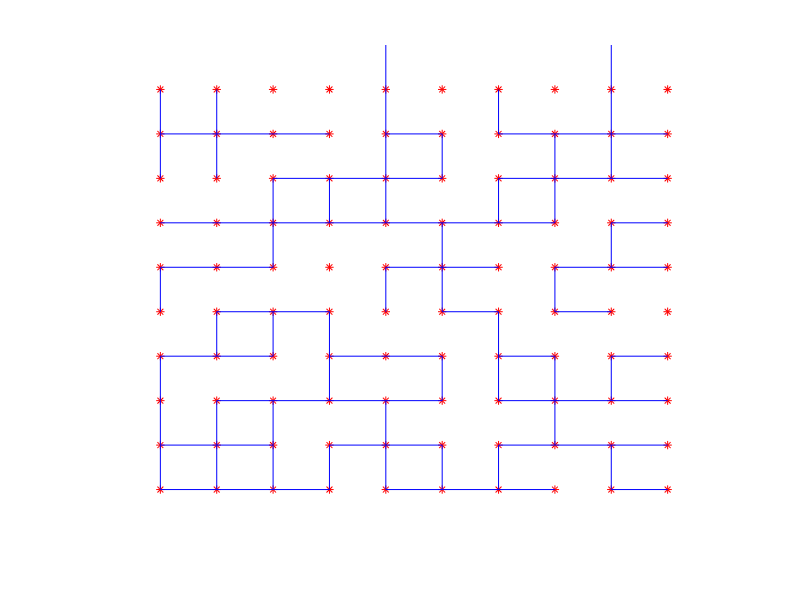

MATLAB code for this plot:
#!/usr/bin/env octave
% kate: remove-trailing-space on; replace-trailing-space-save on; indent-width 2; indent-mode normal; syntax matlab; space-indent on;
L=10;  % Gittergroesse L*L
p=0.4;  % Besetzungswahrscheinlichkeit
rand('state',0); % Standard initialisierung der Zufallszahlen

disp('Bondbesetzung:');
%  nach oben und rechts: wert = -3, wenn nur rechts: wert = -2, nur oben: -1; passiv: 0
feld_rechts = (rand(L,L-1) > p); % 1 = verbindung nach rechts
feld_oben = (rand(L-1,L) > p); % 1 = verbindung nach links
feld = zeros(L,L);
for i=1:L-1
  feld(:,i) -= 2*feld_rechts(:,i);
  feld(i,:) -= feld_oben(i,:);
end
flipud(feld.')  % druck-plot gegen (x,y)
% Bedeutung feld-Werte: -1=leer, 0=besetzt, andere:
% Cluster Indizes

% Plot
figure();axis([0 L+1 0 L+1]);hold on;
% besetzt/leer:
for y=1:L
  plot(1:L,y,'*r');
end
% Linien
for x=1:L-1, for y=1:L
    if rem(feld(x,y),2) == -1 % verbindung nach oben
      plot([x x],[y y+1],'-b');
    end
    if feld(x,y) < -1 % verbindung nach rechts
      plot([x x+1],[y y],'-b');
    end
end,end
axis off;

pause
%
%  disp('Ergebnis, Baumsuche:');
%  [feld] = baum_analyse(feld);
%  flipud(feld.')
%  disp('Ergebnis, Hoshen-Kopelman:');
%  [feld] = hoshen_kopelman(feld);
%  flipud(feld.')